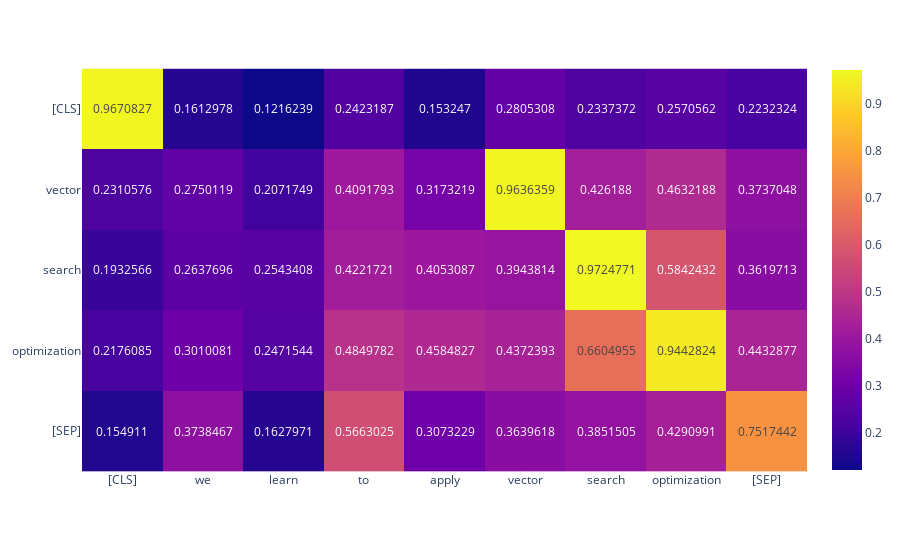

The cell this chart's notebook holds for it:
### Code cell
px.imshow(
    distances.cpu().numpy(),  # Move the tensor to CPU and convert to a NumPy array
    x=model.tokenizer.convert_ids_to_tokens(
        second_tokens["input_ids"][0]
    ),
    y=model.tokenizer.convert_ids_to_tokens(
        first_tokens["input_ids"][0]
    ),
    text_auto=True,
)

### Figure 1 — Plotly figure (JSON) as saved in the notebook; plotly's stock layout.template omitted (floating-point values rounded to 4 significant figures)
{"data": [{"coloraxis": "coloraxis", "hovertemplate": "x: %{x}<br>y: %{y}<br>color: %{z}<extra></extra>", "name": "0", "texttemplate": "%{z}", "type": "heatmap", "x": ["[CLS]", "we", "learn", "to", "apply", "vector", "search", "optimization", "[SEP]"], "xaxis": "x", "y": ["[CLS]", "vector", "search", "optimization", "[SEP]"], "yaxis": "y", "z": [[0.9671, 0.1613, 0.1216, 0.2423, 0.1532, 0.2805, 0.2337, 0.2571, 0.2232], [0.2311, 0.275, 0.2072, 0.4092, 0.3173, 0.9636, 0.4262, 0.4632, 0.3737], [0.1933, 0.2638, 0.2543, 0.4222, 0.4053, 0.3944, 0.9725, 0.5842, 0.362], [0.2176, 0.301, 0.2472, 0.485, 0.4585, 0.4372, 0.6605, 0.9443, 0.4433], [0.1549, 0.3738, 0.1628, 0.5663, 0.3073, 0.364, 0.3852, 0.4291, 0.7517]]}], "layout": {"coloraxis": {"colorscale": [[0, "#0d0887"], [0.1111, "#46039f"], [0.2222, "#7201a8"], [0.3333, "#9c179e"], [0.4444, "#bd3786"], [0.5556, "#d8576b"], [0.6667, "#ed7953"], [0.7778, "#fb9f3a"], [0.8889, "#fdca26"], [1, "#f0f921"]]}, "margin": {"t": 60}, "xaxis": {"anchor": "y", "constrain": "domain", "domain": [0, 1], "scaleanchor": "y"}, "yaxis": {"anchor": "x", "autorange": "reversed", "constrain": "domain", "domain": [0, 1]}}}
